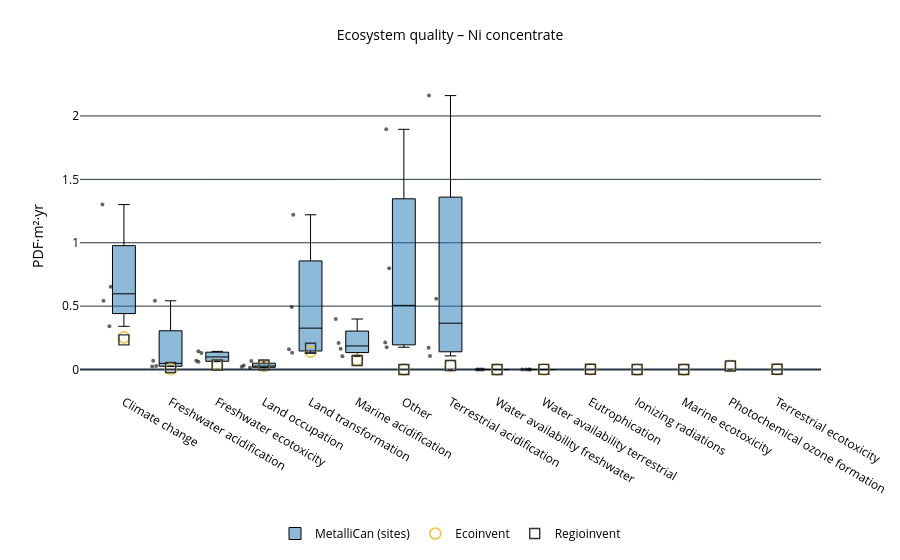

Here is the notebook cell this chart was saved with:
### Code cell
plot_lcia_boxes_for_reference_product(
    df_eq,
    reference_product="Ni concentrate",
    yaxis_label="PDF·m²·yr",
    title="Ecosystem quality – Ni concentrate",
    output_html="results/Damages/boxplot_eq_ni.html"
)

### Figure 1 — Plotly figure (JSON) as saved in the notebook; plotly's stock layout.template omitted (floating-point values rounded to 4 significant figures)
{"data": [{"boxpoints": "all", "fillcolor": "rgba(31,119,180,0.5)", "hoverinfo": "text+y", "hovertext": ["Nunavik Nickel", "Thompson", "Voisey's Bay", "Raglan", "Nunavik Nickel", "Thompson", "Voisey's Bay", "Raglan", "Nunavik Nickel", "Thompson", "Voisey's Bay", "Raglan", "Nunavik Nickel", "Thompson", "Voisey's Bay", "Raglan", "Nunavik Nickel", "Thompson", "Voisey's Bay", "Raglan", "Nunavik Nickel", "Thompson", "Voisey's Bay", "Raglan", "Nunavik Nickel", "Thompson", "Voisey's Bay", "Raglan", "Nunavik Nickel", "Thompson", "Voisey's Bay", "Raglan", "Nunavik Nickel", "Thompson", "Voisey's Bay", "Raglan", "Nunavik Nickel", "Thompson", "Voisey's Bay", "Raglan"], "jitter": 0.45, "line": {"color": "black", "width": 1}, "marker": {"opacity": 0.6, "size": 4}, "name": "MetalliCan (sites)", "x": ["Climate change", "Climate change", "Climate change", "Climate change", "Freshwater acidification", "Freshwater acidification", "Freshwater acidification", "Freshwater acidification", "Freshwater ecotoxicity", "Freshwater ecotoxicity", "Freshwater ecotoxicity", "Freshwater ecotoxicity", "Land occupation", "Land occupation", "Land occupation", "Land occupation", "Land transformation", "Land transformation", "Land transformation", "Land transformation", "Marine acidification", "Marine acidification", "Marine acidification", "Marine acidification", "Other", "Other", "Other", "Other", "Terrestrial acidification", "Terrestrial acidification", "Terrestrial acidification", "Terrestrial acidification", "Water availability freshwater", "Water availability freshwater", "Water availability freshwater", "Water availability freshwater", "Water availability terrestrial", "Water availability terrestrial", "Water availability terrestrial", "Water availability terrestrial"], "y": [0.5415, 0.3409, 1.301, 0.653, 0.02387, 0.028, 0.542, 0.06937, 0.06825, 0.1302, 0.1433, 0.0619, 0.02162, 0.06734, 0.03271, 0.01344, 0.1321, 1.221, 0.4925, 0.1603, 0.1635, 0.104, 0.3984, 0.2084, 0.2136, 0.1758, 1.895, 0.7987, 0.1722, 0.1076, 2.161, 0.5588, 1.199e-06, 6.345e-07, 9.135e-07, 2.957e-07, 4.919e-05, 2.523e-05, 3.112e-05, 7.091e-06], "type": "box"}, {"hoverinfo": "text+y", "hovertext": ["Ni concentrate", "Ni concentrate", "Ni concentrate", "Ni concentrate", "Ni concentrate", "Ni concentrate", "Ni concentrate", "Ni concentrate", "Ni concentrate", "Ni concentrate", "Ni concentrate", "Ni concentrate", "Ni concentrate", "Ni concentrate", "Ni concentrate"], "marker": {"color": "#e8c547", "line": {"color": "black", "width": 1.6}, "size": 11, "symbol": "circle-open"}, "mode": "markers", "name": "Ecoinvent", "x": ["Climate change", "Eutrophication", "Freshwater acidification", "Freshwater ecotoxicity", "Ionizing radiations", "Land occupation", "Land transformation", "Marine acidification", "Marine ecotoxicity", "Other", "Photochemical ozone formation", "Terrestrial acidification", "Terrestrial ecotoxicity", "Water availability freshwater", "Water availability terrestrial"], "y": [0.2534, 0.001748, 0.004102, 0.03802, 1.202e-11, 0.02921, 0.1412, 0.07645, 4.359e-08, 2.323e-05, 0.02872, 0.03043, 0.001591, 1.383e-06, 0.0003072], "type": "scatter"}, {"hoverinfo": "text+y", "hovertext": ["Ni concentrate", "Ni concentrate", "Ni concentrate", "Ni concentrate", "Ni concentrate", "Ni concentrate", "Ni concentrate", "Ni concentrate", "Ni concentrate", "Ni concentrate", "Ni concentrate", "Ni concentrate", "Ni concentrate", "Ni concentrate", "Ni concentrate"], "marker": {"color": "#30323d", "line": {"color": "black", "width": 1.4}, "size": 10, "symbol": "square-open"}, "mode": "markers", "name": "Regioinvent", "x": ["Climate change", "Eutrophication", "Freshwater acidification", "Freshwater ecotoxicity", "Ionizing radiations", "Land occupation", "Land transformation", "Marine acidification", "Marine ecotoxicity", "Other", "Photochemical ozone formation", "Terrestrial acidification", "Terrestrial ecotoxicity", "Water availability freshwater", "Water availability terrestrial"], "y": [0.2338, 0.001604, 0.01603, 0.03517, 2.103e-11, 0.03562, 0.1674, 0.0708, 6.564e-08, 2.071e-05, 0.02746, 0.03182, 0.002396, 1.129e-06, 0.0008172], "type": "scatter"}], "layout": {"title": {"font": {"color": "black", "size": 14}, "text": "Ecosystem quality – Ni concentrate", "x": 0.5}, "font": {"color": "black", "size": 12}, "yaxis": {"title": {"font": {"color": "black"}, "text": "PDF·m²·yr"}, "tickfont": {"color": "black"}}, "margin": {"l": 80, "r": 40, "t": 80, "b": 120}, "legend": {"font": {"color": "black"}, "orientation": "h", "yanchor": "bottom", "y": -0.5, "xanchor": "center", "x": 0.5}, "plot_bgcolor": "white", "paper_bgcolor": "white"}}
